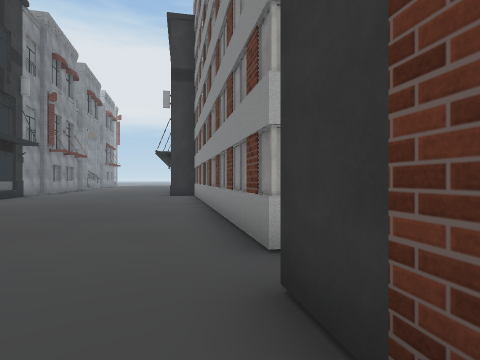
view 1 (above)

16 first-person views from a walk through a scene from a Unity 3-D project. The camera is 1.5 m above the floor, looks level and sees 80° across. The floor is counted in squares, 2 m on a side. Each view is taken from the middle of a square. On the plan, view 1 faces up. The plan holds only what a view shows up to about 10 squares ahead; the rest is blank. The place goes on beyond the plan. Some surface patterns are stand-ins.

view 2
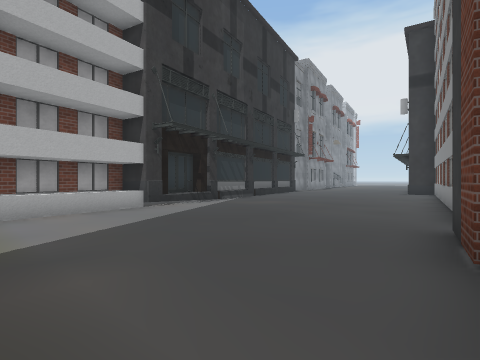

view 3
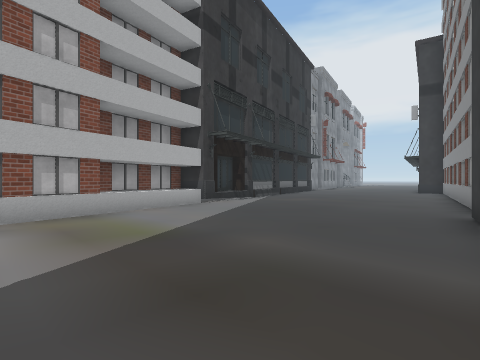

view 4
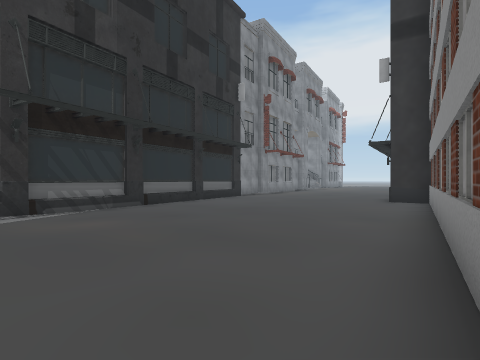

view 5
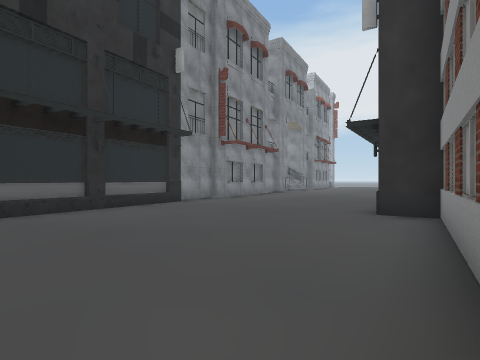

view 6
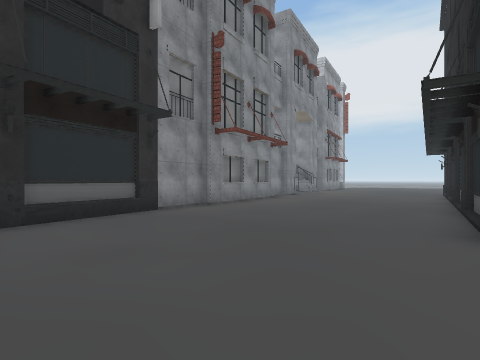

view 7
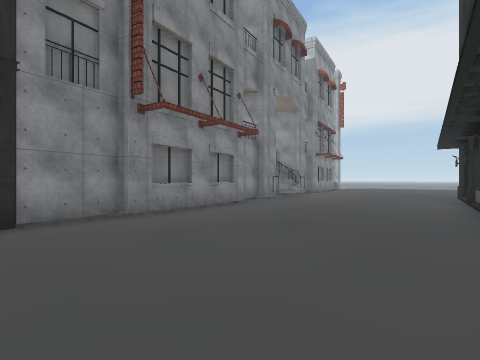

view 8
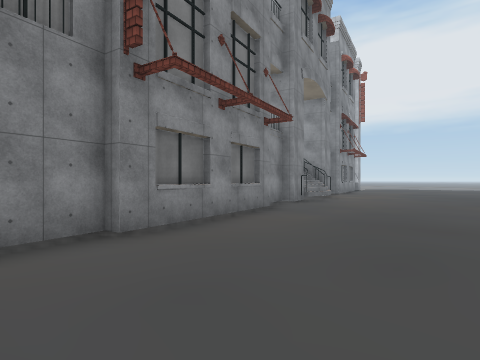

view 9
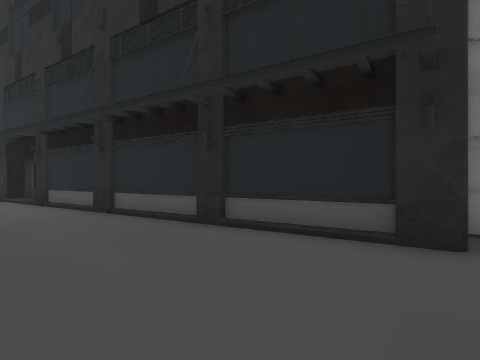

view 10
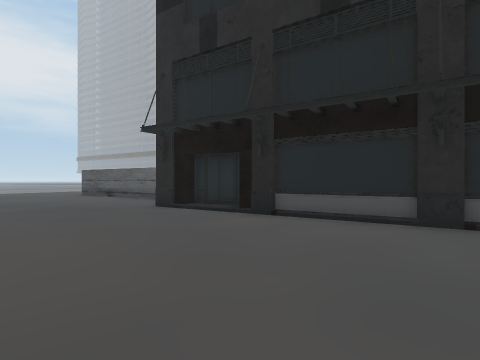

view 11
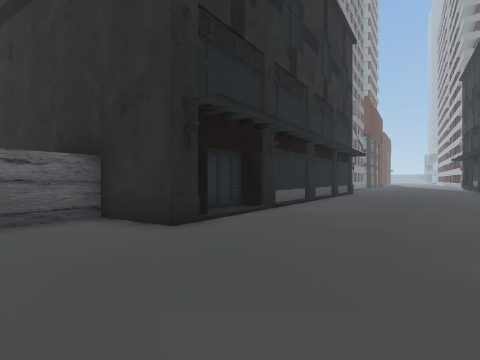

view 12
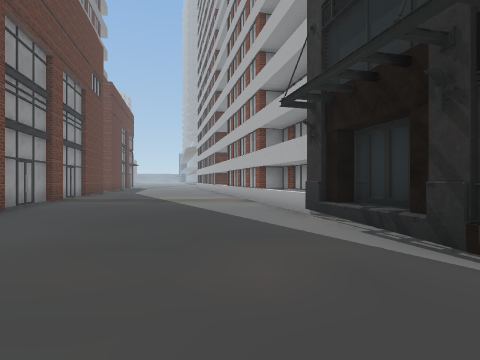

view 13
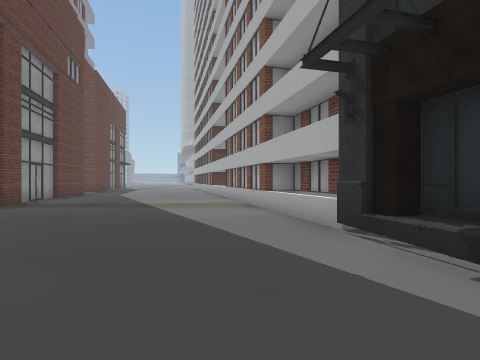

view 14
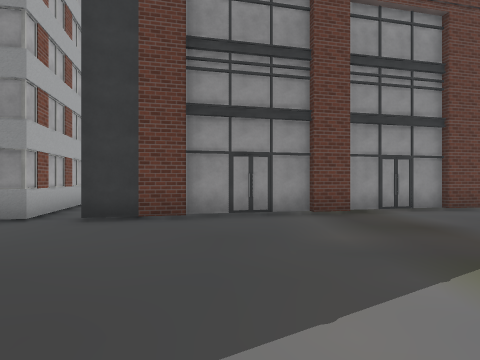

view 15
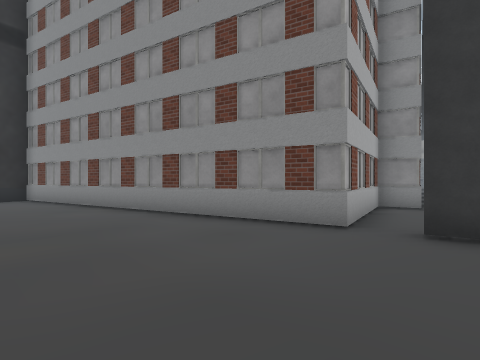

view 16
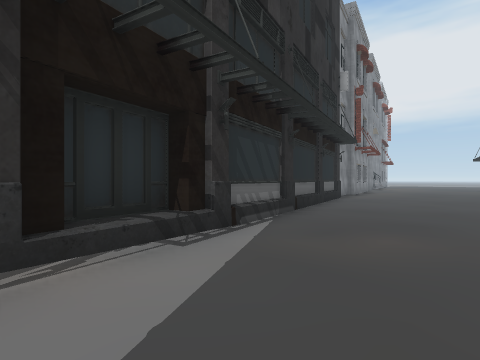

### Floor plan
Points are (right, up) in squares from view 1. A wall is a line through its corners. A room is listed if a view was taken in it or the views show most of it. See-through windows are left out.
Room 1 (views 1, 2, 3, 4, 5, 6, 7, 8, 9, 10, 11, 12, 13, 14, 15, 16)
walls: (-3.1, 13.4) (-5.2, 23.8); (-10.1, 14.6) (-4.9, -4.8); (-10.6, 16.4) (-10.3, 15.2); (-10.4, 16.9) (-9.8, 14.5); (-7.6, 3.1) (-7.2, 1.6); (0.3, 3) (-2.2, 13.6) (-3.3, 13.4); (-6.3, 0.8) (-7.4, 0.5) (-6.5, -2.9); (-5.2, 22.8) (-5.3, 23.4); (0.7, 0) (0.3, 1.9); (-4.9, 23.8) (-5.2, 25.1); (-4.7, 23.9) (-5.1, 25.6); (-4.8, 24.3) (-5.2, 24.5); (-5.6, 25.4) (-5.8, 26.5); (-5.8, 25.9) (-6, 26.5) (-4, 26.9) (-4.3, 28.6); (1.6, -2.6) (0.9, 0.2); (1.5, -3.5) (1.3, -2.6); (2.3, -5.5) (1.8, -3.6)
low walls: (-3.3, 13.4) (-3.4, 14.1); (-3.9, 16.6) (-4, 17); (-4.6, 19.6) (-4.7, 20.2)

Positions as (right, up) in squares from view 1, and headings:
1: (0, 0), facing up
2: (1, -3), facing up-left
3: (1, -5), facing up-left
4: (0, 3), facing up-left
5: (-1, 7), facing up-left
6: (-3, 9), facing up-left
7: (-4, 12), facing up-left
8: (-6, 13), facing up-left
9: (-7, 13), facing up-right
10: (-10, 19), facing up-right
11: (-10, 29), facing down-right
12: (-5, 7), facing down
13: (-5, 5), facing down
14: (-5, -1), facing right
15: (-4, 1), facing up-right
16: (-4, 1), facing up-left
